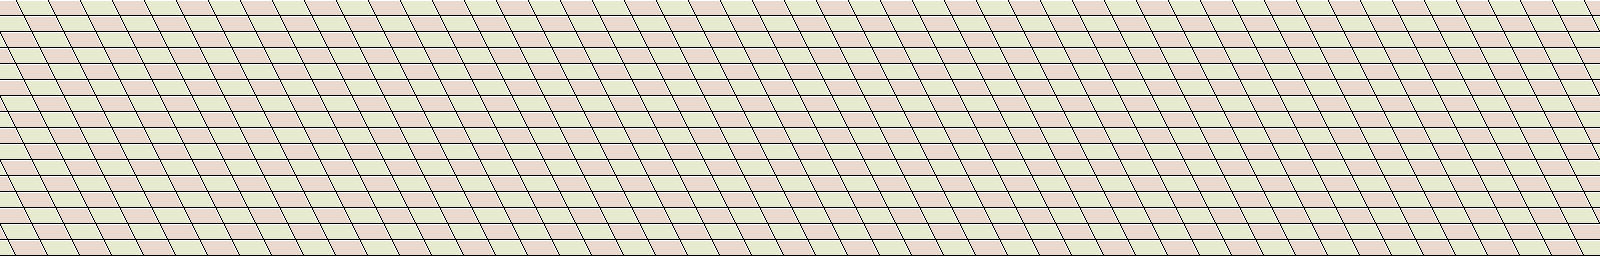

A 2D game scene composited from a Tiled map and its tileset images. What follows is a short description and the map's XML, with each tile layer's data collapsed to a summary:
An orthogonal 100x16 tile map with 16x16 px tiles, 1 tile layer (Tile Layer 1).

<map version="1.0" orientation="orthogonal" width="100" height="16" tilewidth="16" tileheight="16">
 <tileset firstgid="1" name="tiles" tilewidth="16" tileheight="16">
  <image source="../gfx/scene/tiles.png" trans="ff00ff" width="320" height="256" />
 </tileset>
 <layer name="Tile Layer 1" width="100" height="16">
  <data>[1600 cells, 1600 non-empty, 8 distinct tile ids]</data>
 </layer>
</map>